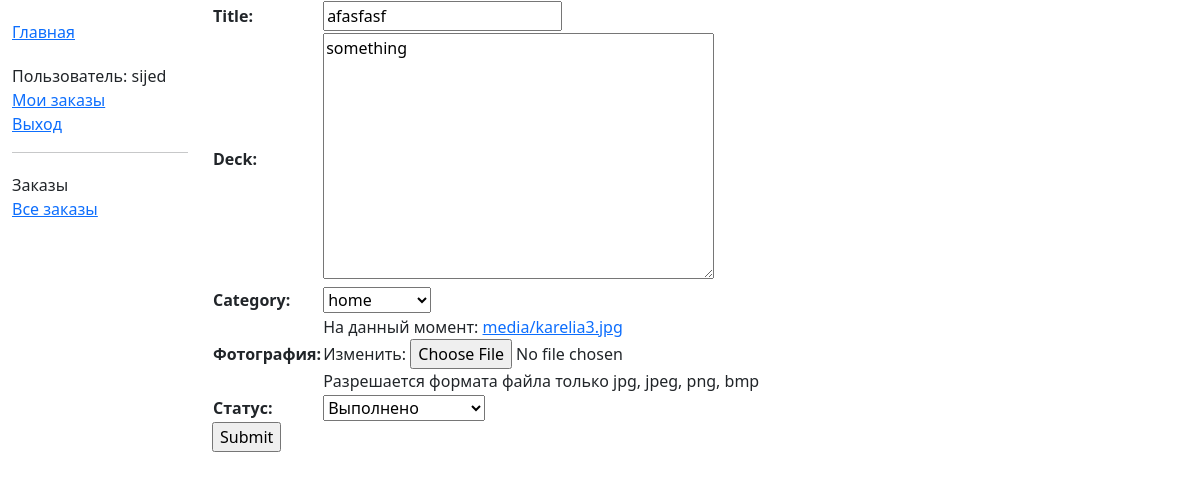
The app's page /Applications/2/update/ (signed in) with its own data.
### MySite/models.py (models this page shows, shortened)
class AdvUser(AbstractUser):
    name = models.CharField(max_length=250, verbose_name="ФИО", help_text="Только кириллические буквы, дефис и пробелы")
    username = models.CharField(max_length=35, verbose_name="Логин", unique=True,
                                help_text="Только латиница и дефис, уникальный")
    is_activated = models.BooleanField(default=True, db_index=True,
                                       verbose_name='Согласен с обработкой '
                                                    'персональных данных?')

class Applications(models.Model):
    def validate_image(fieldfile_obj):
        filesize = fieldfile_obj.file.size
        megabyte_limit = 2.0
        if filesize > megabyte_limit * 1024 * 1024:
            raise ValidationError("Max file size is %sMB" % str(megabyte_limit))
    title = models.CharField(max_length=100)
    deck = models.TextField(max_length=1000, default='something')
    category = models.ForeignKey('category', on_delete=models.SET_NULL, null=True)
    date_create = models.DateField(default=datetime.now, verbose_name="Дата создания")
    time_create = models.TimeField(default=datetime.now, verbose_name="Время создания")
    image = models.ImageField(upload_to="media/", verbose_name="Фотография",
                              help_text="Разрешается формата файла только jpg, jpeg, png, bmp",
                              validators=[FileExtensionValidator(allowed_extensions=['jpg', 'jpeg', 'png', 'bmp']),
                                          validate_image])
    REQUEST_STATUS = (
        ('Новая', 'Новая'),
        ('Принято в работу', 'Принято в работу'),
        ('Выполнено', 'Выполнено'),
    )
    status = models.CharField(
        max_length=16,
        choices=REQUEST_STATUS,
        default='Новая',
        blank=True,
        verbose_name="Статус")
    borrower = models.ForeignKey(AdvUser, on_delete=models.CASCADE, null=True, blank=True)

### MySite/views.py (the view)
# urls.py: path('Applications/<int:pk>/update/', views.ApplicationsUpdate.as_view(), name='ApplicationsUpdate'),
class ApplicationsUpdate(UpdateView):
    model = Applications
    fields = ['title', 'deck', 'category', 'image', 'status']
    success_url = reverse_lazy('applicationByAdminListView')

### MySite/models.py (called while the page is built)
    def __str__(self):
        return self.name

### MySite/templates/MySite/applications_form.html (shortened to what this page needs)
{% extends "base.html" %}
{% block content %}
<form action="" method="post" enctype="multipart/form-data">
    <table>
    {{ form.as_table }}
    </table>
    <input type="submit" value="Submit">
</form>
{% endblock %}

### MySite/templates/base.html (shortened to what this page needs)
<!DOCTYPE html>
<html lang="en">
<head>
    <link href="https://cdn.jsdelivr.net/npm/bootstrap@5.1.3/dist/css/bootstrap.min.css" rel="stylesheet"
>
    {% load static %}
    <link rel="stylesheet" href="{% static 'css/style.css' %}">
</head>
<body>
<div class="container-fluid">
    <div class="row">
        <div class="col-sm-2">
            {% block sidebar %}
            <ul class="sidebar-nav">
                <li><a href="{% url 'index' %}">Главная</a></li>
            </ul>
            <ul class="sidebar-nav">
                {% if user.is_authenticated %}
                <li>Пользователь: {{ user.get_username }}</li>
                <li><a href="{% url 'applicationByUserListView' %}">Мои заказы</a></li>
                <li><a href="{% url 'logout' %}?next={{ request.path }}">Выход</a></li>
                {% else %}
                <li><a href="{% url 'login' %}?next={{ request.path }}">Вход</a></li>
                <li><a href="{% url 'register' %}">Регистрация</a></li>
                {% endif %}
            </ul>
            {% if user.is_staff %}
            <hr>
            <ul class="sidebar-nav">
                <li>Заказы</li>
                <li><a href="{% url 'applicationByAdminListView' %}">Все заказы</a></li>
            </ul>
            {% endif %}
            {% endblock %}
        </div>
        <div class="col-sm-10 ">
            {% block content %}{% endblock %}
        </div>
    </div>
</div>
</body>
</html>

### MySite/static/css/style.css (style rules this page uses)
.sidebar-nav { margin-top: 20px; padding: 0; list-style: none; }

### records on screen
AdvUser: get_username "sijed"
Applications: title "afasfasf", deck "something", category "home", status "Выполнено"
